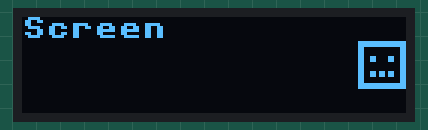
Recording of a program running on a simulated Raspberry Pi Pico running MicroPython. On the bench: 128×32 one-colour display. What the program prints to the serial console is not drawn. At 0.0 s the program stops and its outputs stay as they are.

Above: at 0.1 s.

The program:

display.py
```python
import machine
import ssd1306
import framebuf
import icons

display = None

def initialize_display():
    global display
    i2c = machine.I2C(1, sda=machine.Pin(18), scl=machine.Pin(19))
    devices = i2c.scan()
    print('I2C devices found:', devices)
    try:
        display = ssd1306.SSD1306_I2C(128, 32, i2c)
        display.fill(0)
        display.text('Screen on', 0, 0, 1)
        display.show()
        return True
    except Exception as e:
        print("OLED display not detected or initialization failed.")
        return False

def draw_icon(icon_data, x, y):
    size = len(icon_data)
    bytes_per_row = (size + 7) // 8
    byte_data = bytearray(bytes_per_row * size)
    for row in range(size):
        for col in range(size):
            if icon_data[row] & (1 << (size - 1 - col)):
                byte_data[row * bytes_per_row + col // 8] |= (1 << (7 - (col % 8)))
    fb = framebuf.FrameBuffer(byte_data, size, size, framebuf.MONO_HLSB)
    display.blit(fb, x, y)

def update_display(header=None, text=None, y_start=10, line_height=10, icon=None):
    if display is None:
        print("Display not initialized.")
        return

    display.fill(0)

    icon_data = getattr(icons, icon, None) if icon else None
    icon_width = len(icon_data) if icon_data else 0

    if header:
        display.text(header, 0, 0, 1)

    if text:
        max_chars = (128 - icon_width) // 8
        lines = [text[i:i + max_chars] for i in range(0, len(text), max_chars)]
        y = y_start
        for line in lines:
            display.text(line, 0, y, 1)
            y += line_height
            if y + line_height > 32:
                break

    if icon_data:
        size = len(icon_data)
        draw_icon(icon_data, 128 - size, (32 - size) // 2)

    display.show()


if initialize_display():
    update_display(header="Screen", icon='robot')
else:
    print("Failed to initialize the display. Cannot display text.")
```

icons.py
```python
import json

try:
    with open('icons.json') as f:
        _data = json.load(f)
    for _k, _v in _data.items():
        globals()[_k] = _v
except Exception as e:
    print('icons: failed to load icons.json:', e)
```
